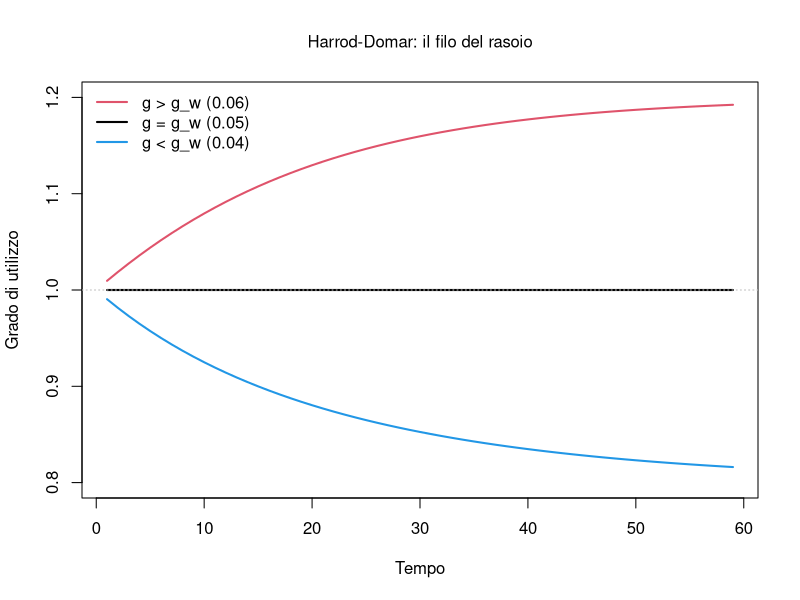

Generate this figure with R:
# Modello di crescita di Harrod-Domar: il "filo del rasoio"
# Corso "Analisi economica" - Parte II (sezione 2.2.6)
# Ultima modifica: 31/07/2026

# Prepara l'ambiente ####
rm(list = ls(all = TRUE))
if (!is.null(dev.list())) dev.off()
cat("\014")              # Cancella tutto
nPeriods <- 60           # Numero di periodi
s <- 0.2                 # Propensione al risparmio
v <- 4                   # Rapporto capitale/prodotto (incrementale)
gw <- s / v              # Saggio di crescita garantito

# Visualizza l'informazione
cat("Saggio di crescita garantito g_w = ", gw, "\n")

# Tre scenari: investimento che cresce sopra, uguale, sotto g_w ####
gI <- c(0.06, 0.05, 0.04)

# Definisci il grado di utilizzo degli impianti ####
u  <- matrix(0, nrow = length(gI), ncol = nPeriods)

# Nota:
# Saggio di crescita garantito:  g_w = s / v.
# s = propensione al risparmio; v = rapporto capitale/prodotto.
# Domanda:  Y_dom = I / s   (moltiplicatore)
# Capacità: Y_cap = K / v ; K_t = K_{t-1} + I_{t-1}
# Grado di utilizzo: u = Y_dom / Y_cap. Solo se l'investimento cresce a g_w
# la capacita' resta pienamente utilizzata. Ogni scostamento si autoalimenta.

# Lancia il modello nei tre scenari ####
for (j in 1:length(gI)) {
  
  K <- numeric(nPeriods); I <- numeric(nPeriods)  # Definisci lo stock di capitale e l'investimento
  K[1] <- 100                                     # Assegna valore iniziale allo stock di capitale
  I[1] <- (s / v) * K[1]                          # Definisci l'investimento iniziale
  
  # Definisci il "loop" temporale
  for (t in 2:nPeriods) {
    
    I[t] <- I[1] * (1 + gI[j])^(t - 1)          # Investimento
    
    K[t] <- K[t - 1] + I[t - 1]                 # Stock di capitale
    
    u[j, t] <- (I[t] / s) / (K[t] / v)          # Grado di utilizzo
    
  }
}

# Visualizza i risultati ####
plot(u[1, 2:nPeriods], type = "l", lwd = 2, col = 2, ylim = range(0.80, 1.20),
     main = "Harrod-Domar: il filo del rasoio",
     xlab = "Tempo", ylab = "Grado di utilizzo", font.main = 1, cex.main = 1, cex.axis=1, cex.lab=1)
#grid()
lines(u[2, 2:nPeriods ], lwd = 2, lty = 1, col = 1)
lines(u[3, 2:nPeriods], lwd = 2, lty = 1, col = 4)
abline(h = 1, lty = 3, col = "grey")
legend("topleft", c("g > g_w (0.06)", "g = g_w (0.05)", "g < g_w (0.04)"),
       lty = 1, lwd = 2, col = c(2, 1, 4), bty = "n", cex=1)
